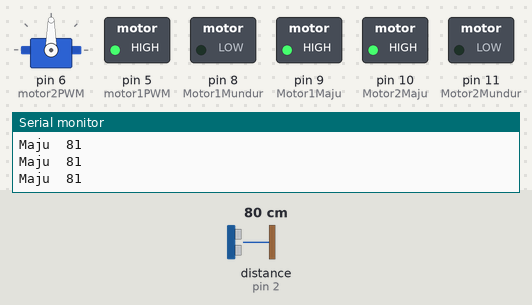
The sketch below on a simulated Arduino Uno, built with avr-gcc and run on an emulated ATmega328P. On the bench: servo, switched loads named in the sketch (green lamp = pin HIGH), the last lines printed to the serial monitor. The inputs (shaded band) are chosen by the test bench; at power-on: distance to the obstacle (sensor on pin 2) 80 cm. The echo pulse lasts 58.3 µs per cm; pins used as bus, display or sensor lines are not drawn.

Above: at 1.2 s.
1.3 s: distance to the obstacle (sensor on pin 2) set to 33 cm
2.8 s: distance to the obstacle (sensor on pin 2) set to 26 cm
At 3.2 s:
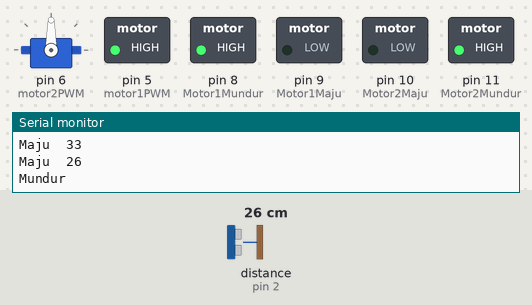
At 5.2 s:
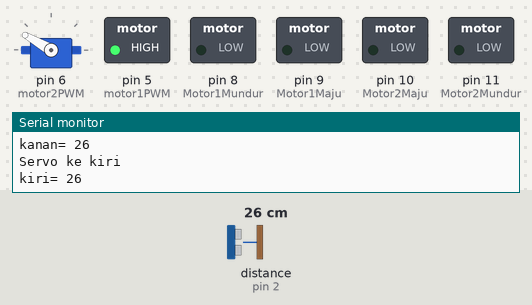
5.8 s: distance to the obstacle (sensor on pin 2) set to 22 cm
At 7.2 s:
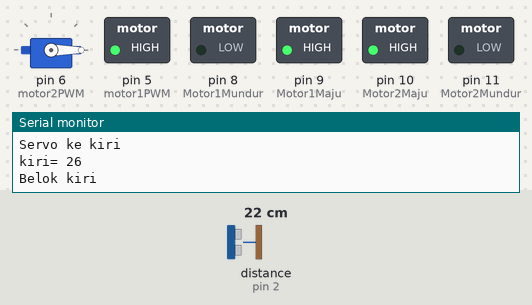
8.8 s: distance to the obstacle (sensor on pin 2) set to 17 cm
Timing chart, 0 to 11.3 s (numbered marks = the images above; inputs shaded):
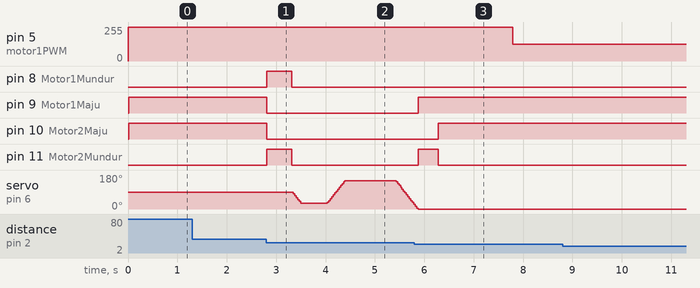

Measured:
- the behaviour switches between 30 and 29 cm on distance to the obstacle (sensor on pin 2) (found by bisection; images 0 and 1)
- after the input at 2.8 s, pin 8 (Motor1Mundur), pin 11 (Motor2Mundur): LOW → HIGH at once, → LOW 0.50 s later; pin 9 (Motor1Maju), pin 10 (Motor2Maju): HIGH → LOW at once

The sketch:

proyek.ino
```cpp
#include <NewPing.h>
#include <Servo.h>

#define TRIGGER_PIN  3
#define ECHO_PIN   2
#define MAX_DISTANCE 100
#define toleransicelah 5

const int Motor1Maju = 9;   //1 = motor kanan
const int Motor1Mundur = 8;
const int Motor2Maju = 10;    //2 = motor kiri
const int Motor2Mundur = 11;
int motor1PWM = 5;
int motor2PWM = 6;
Servo servo1;

NewPing sonar(TRIGGER_PIN, ECHO_PIN, MAX_DISTANCE);

unsigned long time;
int distance;
int celah = 0;
int led = 8;
int triggerDistance = 30;
int kiri;
int kanan;
int pos = 90; //posisi mula mula servo 90 derajat(menghadap ke depan)
boolean belokkanan = false;
boolean belokkiri = false;
boolean SUKSESPARKIR = false;

void setup()
{
  Serial.begin(9600);
  pinMode(Motor1Maju, OUTPUT);
  pinMode(Motor1Mundur, OUTPUT);
  pinMode(Motor2Maju, OUTPUT);
  pinMode(Motor2Mundur, OUTPUT);
  pinMode(motor1PWM, OUTPUT);
  pinMode(motor2PWM, OUTPUT);
  servo1.attach(6);
  analogWrite(motor1PWM,255);
  analogWrite(motor2PWM,255);
}

void loop()
{
  scan();
  Serial.println(distance);
  if(distance < triggerDistance){
    parkir();
  }
  else if(distance >= triggerDistance){
    maju();
    Serial.print("Maju\t");
  }
  if(SUKSESPARKIR){
    Serial.println("SUKSES PARKIR");
    Stop();
    delay(5000);
    celah = 0;
    SUKSESPARKIR = false;
    belokkanan = false;
    belokkiri = false;
  }
}

void scan()
{
  time = sonar.ping();
  distance = time / US_ROUNDTRIP_CM;
  if(distance == 0){
    distance = 100;
  }
  delay(10);
}

void parkir()
{
  mundur();
  Serial.println("Mundur");
  delay(500);
  Stop();
  Serial.println("Stop");
  for(pos = 90; pos >= 30; pos -= 5){
    servo1.write(pos);
    delay(15);
  }   //servo ke kanan sejauh 60 derajat dari posisi awal
  Serial.println("Servo ke kanan");
  scan();
  kanan = distance;
  Serial.print("kanan= ");
  Serial.println(kanan);
  delay(500);
  for(pos = 30; pos <= 150; pos += 5){
    servo1.write(pos);
    delay(15);
  }  //servo ke kiri sejauh 150 derajat dari posisi semula
  Serial.println("Servo ke kiri");
  scan();
  kiri = distance;
  Serial.print("kiri= ");
  Serial.println(kiri);
  delay(1000);
  if(kiri < kanan){
    belokkanan = true;
    for(pos = 150; pos <= 180; pos += 5){
      servo1.write(pos);
      delay(15);
    } //servo ke kiri ngadep penghalang sebelah kiri, tegak lurus sama mobil
    moveKanan();
    Serial.println("Belok kanan");
    delay(400);
    maju();
  }
  else {
    belokkiri = true;
    for(pos = 150; pos >= 0; pos -= 5){
      servo1.write(pos);
      delay(15);
    }//servo ke kanan ngadep penghalang sebelah kiri, tegak lurus sama mobil
    moveKiri();
    Serial.println("Belok kiri");
    delay(400);
    maju();
  }
  delay(1500);
  SUKSESPARKIR = false; //mobil dalam keadaan belum terparkir (masih nyari)
  while(!SUKSESPARKIR){ //nyari tempat parkir
    scan();
    Serial.println(distance);
    maju();
    //mengatur jarak agar tetap konstan, fuzifikasi
    if(belokkanan){
      if(distance <20) {
        analogWrite(motor1PWM,127);
        celah = 0;
      }
      else if(distance >=20 && distance <=25) {
        analogWrite(motor1PWM,255);
        analogWrite(motor2PWM,255);
        celah = 0;
      }
      else if(distance >25 && distance <30){
        analogWrite(motor2PWM,127);
        celah = 0;
      }
      else {
        celah++;
      }
    }
    else{
      if(distance < 20) {
        analogWrite(motor2PWM,127);
        celah = 0;
      }
      else if(distance >= 20 && distance <=25) {
        analogWrite(motor1PWM,127);
        analogWrite(motor2PWM,127);
        celah = 0;
      }
      else if(distance >25 && distance <30){
        analogWrite(motor1PWM,127);
        celah = 0;
      }
      else {
        celah++;
      }
    }
    Serial.println("Maju nyari parkir");
    Serial.print(distance);
    Serial.print("\t");
    Serial.println(celah);
    delay(500);
    if(celah > toleransicelah){   //,udah deteksi ada tempat parkir, kalo count-nya gede kan berari celahnya gede juga
      analogWrite(motor1PWM,255);
      analogWrite(motor2PWM,255);
      mundur();
      Serial.println("Mundur parkir");
      delay(400);
      if(belokkanan){ //dicek keadaan sebelumnya klo dia belok kanan kan calon tempat parkirnya di sebelah kirinya
        moveKiri();
        Serial.println("parkir sebelah kiri");
        delay(1000);
        maju();
        delay(1000);
        for(pos = 180; pos >= 90; pos -= 1){
          servo1.write(pos);
          delay(15);
        }
        SUKSESPARKIR = true; // sukses terparkir
      }
      else{       //lawannya yg di atas(belok kanan)
        moveKanan();
        Serial.println("parkir sebelah kanan");
        delay(1000);
        maju();
        delay(1000);
        for(pos = 0; pos <= 90; pos += 1){
          servo1.write(pos);
          delay(15);
        }
        SUKSESPARKIR = true;
      }
    }
  }
}

void mundur(){
  digitalWrite(Motor1Maju, LOW);
  digitalWrite(Motor1Mundur, HIGH);
  digitalWrite(Motor2Maju, LOW);
  digitalWrite(Motor2Mundur, HIGH);
}

void maju(){
  digitalWrite(Motor1Maju, HIGH);
  digitalWrite(Motor1Mundur, LOW);
  digitalWrite(Motor2Maju, HIGH);
  digitalWrite(Motor2Mundur, LOW);
}

void moveKanan(){
  digitalWrite(Motor1Maju, LOW);
  digitalWrite(Motor1Mundur, HIGH);
  digitalWrite(Motor2Maju, HIGH);
  digitalWrite(Motor2Mundur, LOW);
}

void moveKiri(){
  digitalWrite(Motor1Maju, HIGH);
  digitalWrite(Motor1Mundur, LOW);
  digitalWrite(Motor2Maju, LOW);
  digitalWrite(Motor2Mundur, HIGH);
}

void Stop(){
  digitalWrite(Motor1Maju, LOW);
  digitalWrite(Motor1Mundur, LOW);
  digitalWrite(Motor2Maju, LOW);
  digitalWrite(Motor2Mundur, LOW);
}
//the code writen by agung dwi prasetyo dept computer science ipb
```
